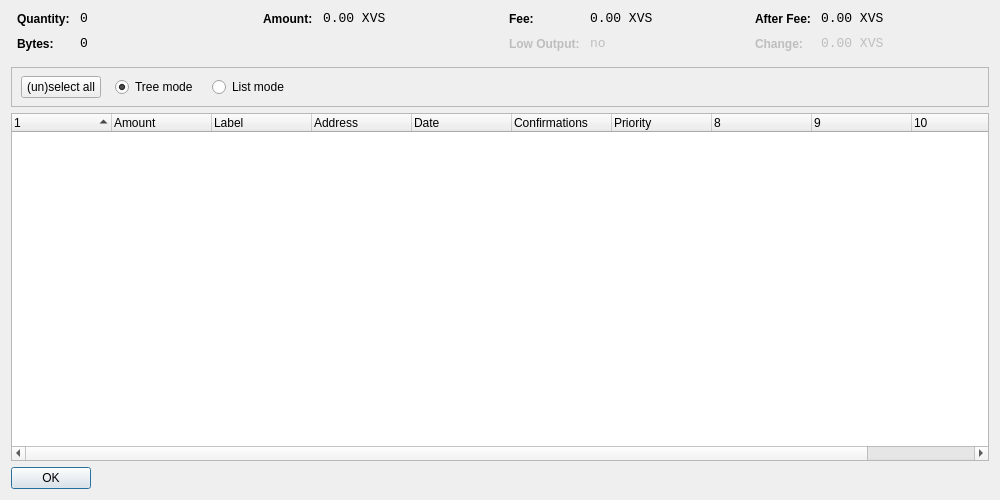
<?xml version="1.0" encoding="UTF-8"?>
<ui version="4.0">
 <class>CoinControlDialog</class>
 <widget class="QDialog" name="CoinControlDialog">
  <property name="geometry">
   <rect>
    <x>0</x>
    <y>0</y>
    <width>1000</width>
    <height>500</height>
   </rect>
  </property>
  <property name="windowTitle">
   <string>Coin Control</string>
  </property>
  <layout class="QVBoxLayout" name="verticalLayout">
   <item>
    <layout class="QHBoxLayout" name="horizontalLayoutTop" stretch="0,0,0,0">
     <property name="topMargin">
      <number>0</number>
     </property>
     <property name="bottomMargin">
      <number>10</number>
     </property>
     <item>
      <layout class="QFormLayout" name="formLayoutCoinControl1">
       <property name="horizontalSpacing">
        <number>10</number>
       </property>
       <property name="verticalSpacing">
        <number>10</number>
       </property>
       <property name="leftMargin">
        <number>6</number>
       </property>
       <property name="rightMargin">
        <number>6</number>
       </property>
       <item row="0" column="0">
        <widget class="QLabel" name="labelCoinControlQuantityText">
         <property name="styleSheet">
          <string notr="true">font-weight:bold;</string>
         </property>
         <property name="text">
          <string>Quantity:</string>
         </property>
        </widget>
       </item>
       <item row="0" column="1">
        <widget class="QLabel" name="labelCoinControlQuantity">
         <property name="font">
          <font>
           <family>Monospace</family>
           <pointsize>10</pointsize>
          </font>
         </property>
         <property name="cursor">
          <cursorShape>IBeamCursor</cursorShape>
         </property>
         <property name="contextMenuPolicy">
          <enum>Qt::ActionsContextMenu</enum>
         </property>
         <property name="text">
          <string notr="true">0</string>
         </property>
         <property name="textInteractionFlags">
          <set>Qt::LinksAccessibleByMouse|Qt::TextSelectableByKeyboard|Qt::TextSelectableByMouse</set>
         </property>
        </widget>
       </item>
       <item row="1" column="0">
        <widget class="QLabel" name="labelCoinControlBytesText">
         <property name="styleSheet">
          <string notr="true">font-weight:bold;</string>
         </property>
         <property name="text">
          <string>Bytes:</string>
         </property>
        </widget>
       </item>
       <item row="1" column="1">
        <widget class="QLabel" name="labelCoinControlBytes">
         <property name="font">
          <font>
           <family>Monospace</family>
           <pointsize>10</pointsize>
          </font>
         </property>
         <property name="cursor">
          <cursorShape>IBeamCursor</cursorShape>
         </property>
         <property name="contextMenuPolicy">
          <enum>Qt::ActionsContextMenu</enum>
         </property>
         <property name="text">
          <string notr="true">0</string>
         </property>
         <property name="textInteractionFlags">
          <set>Qt::LinksAccessibleByMouse|Qt::TextSelectableByKeyboard|Qt::TextSelectableByMouse</set>
         </property>
        </widget>
       </item>
      </layout>
     </item>
     <item>
      <layout class="QFormLayout" name="formLayoutCoinControl2">
       <property name="horizontalSpacing">
        <number>10</number>
       </property>
       <property name="verticalSpacing">
        <number>10</number>
       </property>
       <property name="leftMargin">
        <number>6</number>
       </property>
       <property name="rightMargin">
        <number>6</number>
       </property>
       <item row="0" column="0">
        <widget class="QLabel" name="labelCoinControlAmountText">
         <property name="styleSheet">
          <string notr="true">font-weight:bold;</string>
         </property>
         <property name="text">
          <string>Amount:</string>
         </property>
        </widget>
       </item>
       <item row="0" column="1">
        <widget class="QLabel" name="labelCoinControlAmount">
         <property name="font">
          <font>
           <family>Monospace</family>
           <pointsize>10</pointsize>
          </font>
         </property>
         <property name="cursor">
          <cursorShape>IBeamCursor</cursorShape>
         </property>
         <property name="contextMenuPolicy">
          <enum>Qt::ActionsContextMenu</enum>
         </property>
         <property name="text">
          <string notr="true">0.00 XVS</string>
         </property>
         <property name="textInteractionFlags">
          <set>Qt::LinksAccessibleByMouse|Qt::TextSelectableByKeyboard|Qt::TextSelectableByMouse</set>
         </property>
        </widget>
       </item>
      </layout>
     </item>
     <item>
      <layout class="QFormLayout" name="formLayoutCoinControl3">
       <property name="horizontalSpacing">
        <number>10</number>
       </property>
       <property name="verticalSpacing">
        <number>10</number>
       </property>
       <property name="leftMargin">
        <number>6</number>
       </property>
       <property name="rightMargin">
        <number>6</number>
       </property>
       <item row="0" column="0">
        <widget class="QLabel" name="labelCoinControlFeeText">
         <property name="styleSheet">
          <string notr="true">font-weight:bold;</string>
         </property>
         <property name="text">
          <string>Fee:</string>
         </property>
        </widget>
       </item>
       <item row="0" column="1">
        <widget class="QLabel" name="labelCoinControlFee">
         <property name="font">
          <font>
           <family>Monospace</family>
           <pointsize>10</pointsize>
          </font>
         </property>
         <property name="cursor">
          <cursorShape>IBeamCursor</cursorShape>
         </property>
         <property name="contextMenuPolicy">
          <enum>Qt::ActionsContextMenu</enum>
         </property>
         <property name="text">
          <string notr="true">0.00 XVS</string>
         </property>
         <property name="textInteractionFlags">
          <set>Qt::LinksAccessibleByMouse|Qt::TextSelectableByKeyboard|Qt::TextSelectableByMouse</set>
         </property>
        </widget>
       </item>
       <item row="1" column="0">
        <widget class="QLabel" name="labelCoinControlLowOutputText">
         <property name="enabled">
          <bool>false</bool>
         </property>
         <property name="styleSheet">
          <string notr="true">font-weight:bold;</string>
         </property>
         <property name="text">
          <string>Low Output:</string>
         </property>
        </widget>
       </item>
       <item row="1" column="1">
        <widget class="QLabel" name="labelCoinControlLowOutput">
         <property name="enabled">
          <bool>false</bool>
         </property>
         <property name="font">
          <font>
           <family>Monospace</family>
           <pointsize>10</pointsize>
          </font>
         </property>
         <property name="cursor">
          <cursorShape>IBeamCursor</cursorShape>
         </property>
         <property name="contextMenuPolicy">
          <enum>Qt::ActionsContextMenu</enum>
         </property>
         <property name="text">
          <string notr="true">no</string>
         </property>
         <property name="textInteractionFlags">
          <set>Qt::LinksAccessibleByMouse|Qt::TextSelectableByKeyboard|Qt::TextSelectableByMouse</set>
         </property>
        </widget>
       </item>
      </layout>
     </item>
     <item>
      <layout class="QFormLayout" name="formLayoutCoinControl4">
       <property name="horizontalSpacing">
        <number>10</number>
       </property>
       <property name="verticalSpacing">
        <number>10</number>
       </property>
       <property name="leftMargin">
        <number>6</number>
       </property>
       <property name="rightMargin">
        <number>6</number>
       </property>
       <item row="0" column="0">
        <widget class="QLabel" name="labelCoinControlAfterFeeText">
         <property name="styleSheet">
          <string notr="true">font-weight:bold;</string>
         </property>
         <property name="text">
          <string>After Fee:</string>
         </property>
        </widget>
       </item>
       <item row="0" column="1">
        <widget class="QLabel" name="labelCoinControlAfterFee">
         <property name="font">
          <font>
           <family>Monospace</family>
           <pointsize>10</pointsize>
          </font>
         </property>
         <property name="cursor">
          <cursorShape>IBeamCursor</cursorShape>
         </property>
         <property name="contextMenuPolicy">
          <enum>Qt::ActionsContextMenu</enum>
         </property>
         <property name="text">
          <string notr="true">0.00 XVS</string>
         </property>
         <property name="textInteractionFlags">
          <set>Qt::LinksAccessibleByMouse|Qt::TextSelectableByKeyboard|Qt::TextSelectableByMouse</set>
         </property>
        </widget>
       </item>
       <item row="1" column="0">
        <widget class="QLabel" name="labelCoinControlChangeText">
         <property name="enabled">
          <bool>false</bool>
         </property>
         <property name="styleSheet">
          <string notr="true">font-weight:bold;</string>
         </property>
         <property name="text">
          <string>Change:</string>
         </property>
        </widget>
       </item>
       <item row="1" column="1">
        <widget class="QLabel" name="labelCoinControlChange">
         <property name="enabled">
          <bool>false</bool>
         </property>
         <property name="font">
          <font>
           <family>Monospace</family>
           <pointsize>10</pointsize>
          </font>
         </property>
         <property name="cursor">
          <cursorShape>IBeamCursor</cursorShape>
         </property>
         <property name="contextMenuPolicy">
          <enum>Qt::ActionsContextMenu</enum>
         </property>
         <property name="text">
          <string notr="true">0.00 XVS</string>
         </property>
         <property name="textInteractionFlags">
          <set>Qt::LinksAccessibleByMouse|Qt::TextSelectableByKeyboard|Qt::TextSelectableByMouse</set>
         </property>
        </widget>
       </item>
      </layout>
     </item>
    </layout>
   </item>
   <item>
    <widget class="QFrame" name="frame">
     <property name="minimumSize">
      <size>
       <width>0</width>
       <height>40</height>
      </size>
     </property>
     <property name="frameShape">
      <enum>QFrame::StyledPanel</enum>
     </property>
     <property name="frameShadow">
      <enum>QFrame::Sunken</enum>
     </property>
     <widget class="QWidget" name="horizontalLayoutWidget">
      <property name="geometry">
       <rect>
        <x>10</x>
        <y>0</y>
        <width>781</width>
        <height>41</height>
       </rect>
      </property>
      <layout class="QHBoxLayout" name="horizontalLayoutPanel" stretch="0,0,0,0,0">
       <property name="spacing">
        <number>14</number>
       </property>
       <item>
        <widget class="QPushButton" name="pushButtonSelectAll">
         <property name="sizePolicy">
          <sizepolicy hsizetype="Maximum" vsizetype="Fixed">
           <horstretch>0</horstretch>
           <verstretch>0</verstretch>
          </sizepolicy>
         </property>
         <property name="text">
          <string>(un)select all</string>
         </property>
        </widget>
       </item>
       <item>
        <widget class="QRadioButton" name="radioTreeMode">
         <property name="sizePolicy">
          <sizepolicy hsizetype="Maximum" vsizetype="Fixed">
           <horstretch>0</horstretch>
           <verstretch>0</verstretch>
          </sizepolicy>
         </property>
         <property name="text">
          <string>Tree mode</string>
         </property>
         <property name="checked">
          <bool>true</bool>
         </property>
        </widget>
       </item>
       <item>
        <widget class="QRadioButton" name="radioListMode">
         <property name="sizePolicy">
          <sizepolicy hsizetype="Maximum" vsizetype="Fixed">
           <horstretch>0</horstretch>
           <verstretch>0</verstretch>
          </sizepolicy>
         </property>
         <property name="text">
          <string>List mode</string>
         </property>
        </widget>
       </item>
       <item>
        <spacer name="horizontalSpacer">
         <property name="orientation">
          <enum>Qt::Horizontal</enum>
         </property>
         <property name="sizeHint" stdset="0">
          <size>
           <width>40</width>
           <height>20</height>
          </size>
         </property>
        </spacer>
       </item>
      </layout>
     </widget>
    </widget>
   </item>
   <item>
    <widget class="CoinControlTreeWidget" name="treeWidget">
     <property name="contextMenuPolicy">
      <enum>Qt::CustomContextMenu</enum>
     </property>
     <property name="sortingEnabled">
      <bool>false</bool>
     </property>
     <property name="columnCount">
      <number>11</number>
     </property>
     <attribute name="headerShowSortIndicator" stdset="0">
      <bool>true</bool>
     </attribute>
     <attribute name="headerStretchLastSection">
      <bool>false</bool>
     </attribute>
     <column>
      <property name="text">
       <string/>
      </property>
     </column>
     <column>
      <property name="text">
       <string>Amount</string>
      </property>
     </column>
     <column>
      <property name="text">
       <string>Label</string>
      </property>
     </column>
     <column>
      <property name="text">
       <string>Address</string>
      </property>
     </column>
     <column>
      <property name="text">
       <string>Date</string>
      </property>
     </column>
     <column>
      <property name="text">
       <string>Confirmations</string>
      </property>
      <property name="toolTip">
       <string>Confirmed</string>
      </property>
     </column>
     <column>
      <property name="text">
       <string>Priority</string>
      </property>
     </column>
     <column>
      <property name="text">
       <string/>
      </property>
     </column>
     <column>
      <property name="text">
       <string/>
      </property>
     </column>
     <column>
      <property name="text">
       <string/>
      </property>
     </column>
     <column>
      <property name="text">
       <string/>
      </property>
     </column>
    </widget>
   </item>
   <item>
    <widget class="QDialogButtonBox" name="buttonBox">
     <property name="sizePolicy">
      <sizepolicy hsizetype="Maximum" vsizetype="Fixed">
       <horstretch>0</horstretch>
       <verstretch>0</verstretch>
      </sizepolicy>
     </property>
     <property name="orientation">
      <enum>Qt::Horizontal</enum>
     </property>
     <property name="standardButtons">
      <set>QDialogButtonBox::Ok</set>
     </property>
    </widget>
   </item>
  </layout>
 </widget>
 <customwidgets>
  <customwidget>
   <class>CoinControlTreeWidget</class>
   <extends>QTreeWidget</extends>
   <header>coincontroltreewidget.h</header>
  </customwidget>
 </customwidgets>
 <resources/>
 <connections/>
</ui>
